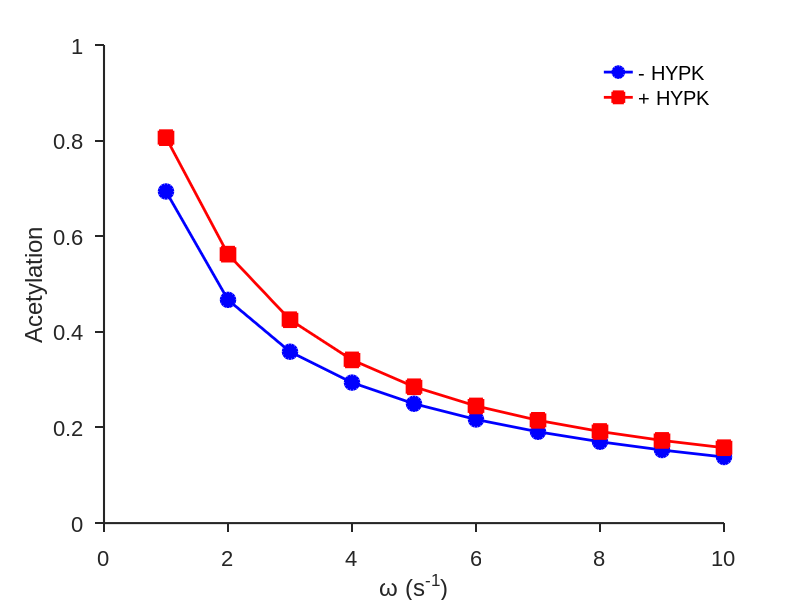

Write the MATLAB code that produced this figure.
clear; clc; close all;

enx = [0.1, 1];         %===== %=== Backward rate 
xx  = [4, 0.2];         %===== %=== forward rate
omg = 1:10;             %=== codon translation rate

n = 353;                % number of codon positions / steps
x = 1:n;

% ==============Gaussian mixture used to shape k3 along the chain========

a1 = 0.79;  a2 = 0.20;   a3 = 0.2950;
b1 = 105.0; b2 = 116.2;  b3 = 154.5404;
c1 = 6.414; c2 = 10.6473; c3 = 28.1588;

y = a1 .* exp(-((x - b1) ./ c1).^2) + ...
    a2 .* exp(-((x - b2) ./ c2).^2) + ...
    a3 .* exp(-((x - b3) ./ c3).^2);
y = y ./ max(y);        % normalize to max 1

Avg_k = [0, 0.001373, 0.002281, 0.845, 0.2825, 0.17, 0.285, 0.075, 0.046];

nat = [10 20 40];       % [NatA] 
R_total_in = 70e-9;     % [RNC]


N_total_in = nat(1) * 1e-9;

acetyl = zeros(length(omg), 2);
Nat_conc = zeros(length(omg), 2);
on_rates = zeros(length(omg), 2);

for mm = 1:length(omg)
    for k = 1:2
        % kinetic rates
        k1 = xx(k) * 1e8;                     %=== forward rate
        k2 = enx(k);                          %=== Backward rate
        kd = k2 / k1;                         %=== eq. dissociation constant
        b = R_total_in - N_total_in + kd;

        c = -kd * N_total_in;
        d = b^2 - 4 * c;

        if d > 0
            NatA_s1 = (-b + sqrt(d)) / 2;    %===== free NatA concentration
        else
            NatA_s1 = 0;    % safe fallback
        end

        Nat_conc(mm, k) = NatA_s1 * 1e9;              %===== data_save free NatA concentration
        on_rates(mm, k)  = NatA_s1 * xx(k) * 1e8;     %===== lly, on rates k1

        kk1_scalar = k1 * NatA_s1;                    %===== on rates
        kk2_scalar = k2;                              %===== off rates
        kk3_scalar = max(Avg_k);                      %===== Enzymatic rxn rate at peak

        % construct Enzymatic rate for each condon position i = 1..n
        
        rate_ac = cell(1, n);
        for i = 1:n
            rate_ac{i} = [kk1_scalar, kk2_scalar, kk3_scalar * y(i), kk2_scalar, kk1_scalar];
        end

        omega_val = omg(mm);  % codon elongation rates
        pLen = n;                   %===== CDS len    
        p1 = zeros(1, pLen);        %===== RNC  
        p2 = zeros(1, pLen);        %===== RNC-NatA
        p3 = zeros(1, pLen);        %===== NatA*Ac-RNC
        p4 = zeros(1, pLen);        %===== Ac-RNC

        p1(1) = 1;

        for idx = 2:pLen
            rate2 = rate_ac{2};
            kf1 = rate2(1);
            kf2 = rate2(2);
            kf3 = rate2(4);
            kf4 = rate2(5);

            km1 = rate_ac{idx-1}(3);

            omega = omega_val;

            kp = zeros(4,4);
            kp(1,:) = [-(omega + kf1),      kf2,                 0,      0];
            kp(2,:) = [kf1,               -(omega + kf2 + km1), 0,      0];
            kp(3,:) = [0,                  km1,               -(omega + kf3), kf4];
            kp(4,:) = [0,                  0,                   kf3,   -(omega + kf4)];

            wp = -omega * eye(4);

            mt = kp \ wp;

            prev_vec = [p1(idx-1); p2(idx-1); p3(idx-1); p4(idx-1)];
            pvec = mt * prev_vec;

            p1(idx) = pvec(1);
            p2(idx) = pvec(2);
            p3(idx) = pvec(3);
            p4(idx) = pvec(4);
        end

        p34 = p3 + p4;
        acetyl(mm, k) = p34(300);
    end
end

figure(1);
hold on;
plot(omg, acetyl(:,1), '-o', 'LineWidth', 2.0, 'Color', 'blue', 'MarkerSize', 10, 'MarkerFaceColor', 'blue', 'MarkerEdgeColor', 'blue'); 
plot(omg, acetyl(:,2), '-s', 'LineWidth', 2.0, 'Color', 'red', 'MarkerSize', 10, 'MarkerFaceColor', 'red', 'MarkerEdgeColor', 'red');
%xlabel('\rm\omega (s^{-1})', 'Interpreter', 'tex', 'FontSize', 16, 'FontName', 'Arial');
xlabel('ω (s^{-1})', 'FontSize', 16, 'FontName', 'Arial');
ylabel('Acetylation', 'Interpreter', 'tex', 'FontSize', 16,  'FontName', 'Arial');
leg = legend({'- HYPK', '+ HYPK'}, 'Location', 'best', 'FontSize', 16, 'Interpreter', 'tex');
set(leg, 'Box', 'off', 'FontName', 'Arial');
set(gca, 'FontSize', 16, 'LineWidth', 1.5, 'Box', 'off', 'TickDir', 'out', 'TickLength', [0.015 0.015], 'FontName', 'Arial');
hold off;
